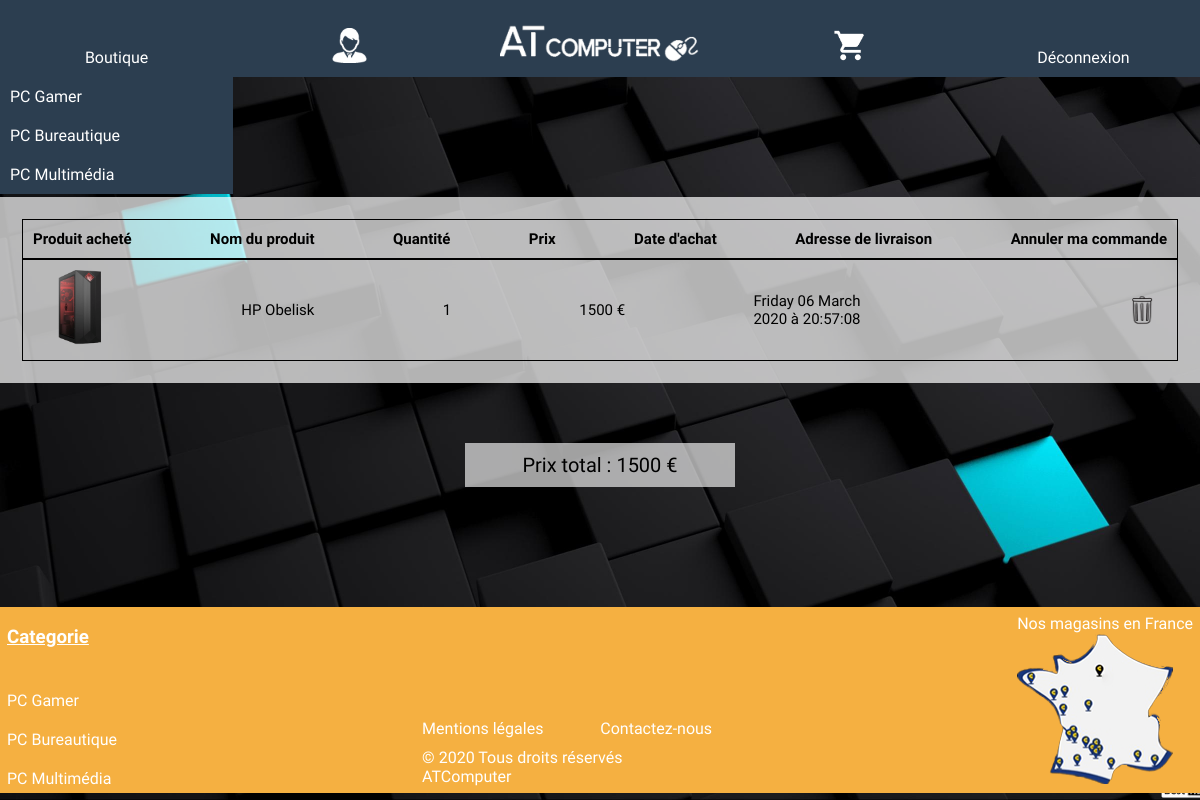
/sources/commande.php (signed in), run on an earlier commit of the app's database.
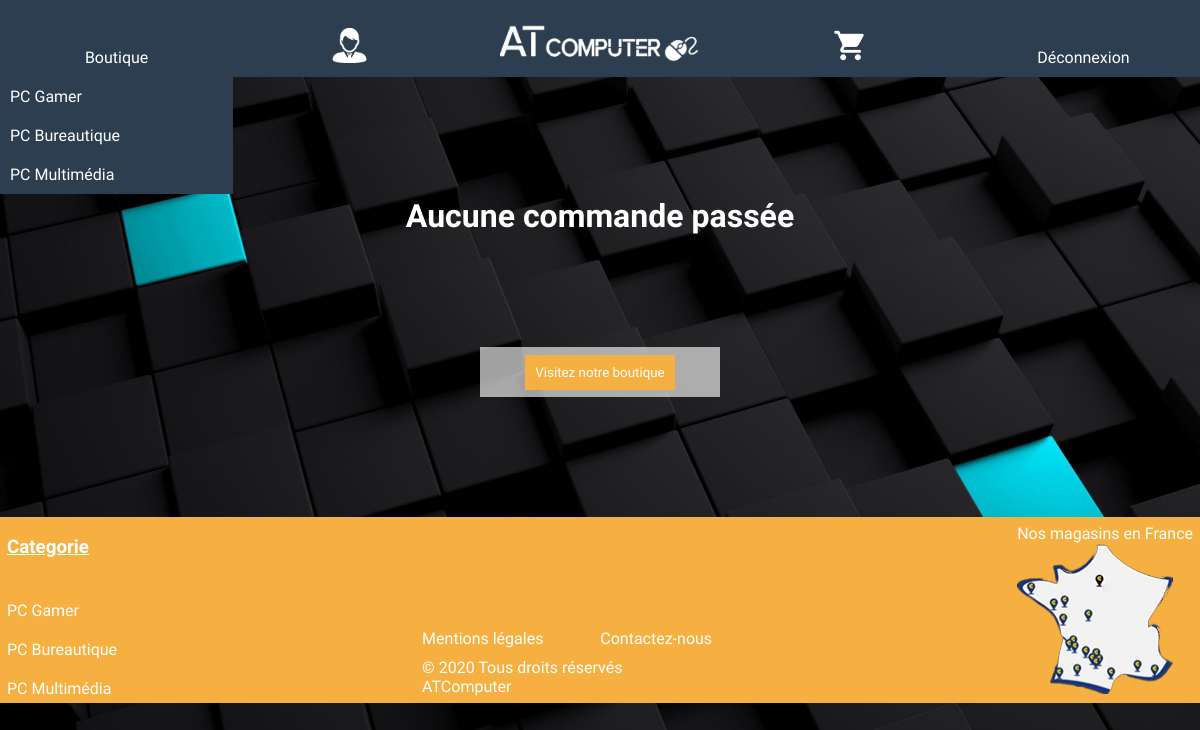
And on a later commit of the database.
### tables this page shows
CREATE TABLE IF NOT EXISTS `commande` (
  `id` int(11) NOT NULL AUTO_INCREMENT,
  `id_utilisateur` int(11) NOT NULL,
  `id_produits` int(11) NOT NULL,
  `quantité` int(11) NOT NULL,
  `prix` int(11) NOT NULL,
  `date` datetime NOT NULL DEFAULT CURRENT_TIMESTAMP,
  `adresse` varchar(255) NOT NULL,
  PRIMARY KEY (`id`)
);

CREATE TABLE IF NOT EXISTS `images` (
  `id` int(11) NOT NULL AUTO_INCREMENT,
  `id_produits` int(11) DEFAULT NULL,
  `chemin` varchar(255) DEFAULT NULL,
  `hauteur` int(11) NOT NULL,
  `largeur` int(11) NOT NULL,
  PRIMARY KEY (`id`)
);

CREATE TABLE IF NOT EXISTS `produits` (
  `id` int(11) NOT NULL AUTO_INCREMENT,
  `nom` varchar(255) NOT NULL,
  `id_categorie` int(11) NOT NULL,
  `id_sous_categorie` int(11) NOT NULL,
  `description` text NOT NULL,
  `prix` float NOT NULL,
  PRIMARY KEY (`id`)
);

CREATE TABLE IF NOT EXISTS `categorie` (
  `id` int(11) NOT NULL AUTO_INCREMENT,
  `nom` varchar(255) NOT NULL,
  `nomurl` varchar(255) NOT NULL,
  PRIMARY KEY (`id`)
);

### sources/functions.php (called while the page is built, shortened)
<?php
class userpdo
{
function connectdb()
	{
		$base = new PDO('mysql:host=localhost;dbname=boutique', 'root', '');
		return $base;
	}
}
class produit
{
	function connectdb()
	{
		try {
			$base = new PDO('mysql:host=localhost;dbname=boutique', 'root', '',
				array(PDO::MYSQL_ATTR_INIT_COMMAND => 'SET NAMES \'UTF8\''));
		} catch (PDOException $e) {
		    echo 'Connexion échouée : ' . $e->getMessage();
		}
		return $base;
	}
	public function categorie()
	{
	$tabcategorie=[];
	$categorie=$this->connectdb()->query("SELECT * FROM `categorie`");
	while($images = $categorie->fetch())
	{
		array_push($tabcategorie, $images);
	}
		return $tabcategorie;
	}
}
class panier
{
	function connectdb()
	{
		try {
			$base = new PDO('mysql:host=localhost;dbname=boutique', 'root', '',
				array(PDO::MYSQL_ATTR_INIT_COMMAND => 'SET NAMES \'UTF8\''));
		} catch (PDOException $e) {
		    echo 'Connexion échouée : ' . $e->getMessage();
		}
		return $base;
	}
	public function select_commande()
	{
		$tabcommande=[];
		$login=$_SESSION['login'];
		$id_user=$this->connectdb()->query("SELECT id FROM utilisateurs where login='$login'");
		$user = $id_user->fetch(PDO::FETCH_ASSOC);
		$utilisateur=$user['id'];
		$macommande=$this->connectdb()->query("SELECT *FROM commande, images, produits WHERE id_utilisateur='$utilisateur' and commande.id_produits=images.id_produits and commande.id_produits=produits.id ORDER BY commande.id ASC");
		while($affichage_commande=$macommande ->fetch())
		{
			array_push($tabcommande, $affichage_commande);
		}
		return $tabcommande;
	}
}
?>

### sources/commande.php (the view, shortened to what this page needs)
<?php include("functions.php");?>
<html>
	<head>
		<link href="boutique.css" rel="stylesheet">
	</head>
<body>
	<?php include("header.php"); ?>
	<?php
	$panier = new panier;
	$ma_commande=$panier ->select_commande();
if(sizeof($ma_commande) == 0)
{
?>
<div class="visite_boutique">
	<h1>Aucune commande passée</h1>
	<div>
		<a href="produits.php"><button>Visitez notre boutique</button></a>
	</div>
</div>
<?php
}
else
{
?>
<div class="infos_commande">
		<table>
				<tr>
					<th>Produit acheté</th>
					<th>Nom du produit</th>
					<th>Quantité</th>
					<th>Prix</th>
					<th>Date d'achat</th>
					<th>Adresse de livraison</th>
					<th>Annuler ma commande</th>
				</tr>
	<?php
	$a=0;
	for($i=0; $i < sizeof($ma_commande); $i++)
	{
	?>
		<tr>
			<td><img width="80px" src="<?php echo $ma_commande[$i][9];?>"></td>
			<td><?php echo $ma_commande[$i][13];?></td>
			<td><?php echo $ma_commande[$i][3];?></td>
			<td><?php echo $ma_commande[$i][4]*$ma_commande[$i][3]. " €";?></td>
			<td><?php echo strftime("%A %d %B", strtotime($ma_commande[$i][5]));
			echo '<br>';
			echo strftime("%G à %H:%M:%S", strtotime($ma_commande[$i][5]));?>
			</td>
			<td>
				<form class="corbeille" method="post" action="">
					<input type="submit" value="" name="supprimer_commande">
				</form>
			</td>
			<?php $a=$a+$ma_commande[$i][4]*$ma_commande[$i][3];?>
		</tr>
	<?php
	}
	?>
	</table>
</div>
<div class="prix_commande">
			<div><?php echo "Prix total : ".$a. " €"; ?></div>
</div>
<?php
}
?>
	<?php include("footer.php");?>
</body>
</html>

### sources/header.php (shortened to what this page needs)
<html lang="fr" dir="ltr">
<head>
  <link rel="stylesheet" href="boutique.css">
</head>
<header>
<nav>
  <ul>
<?php
$produit = new produit;
$produit -> categorie();
$produit -> sous_categorie();
?>
<?php $tab=$produit -> categorie();?>
  <li>
      <a class="menu" href="produits.php">Boutique</a>
      <ul>
              <?php
              for($j=0; $j < sizeof($tab); $j++)
              {
                ?>
                <li>
                  <a class="menu" href="sous-categorie.php?type=<?php echo $tab[$j][2];?>&id=<?php  echo $tab[$j][0];?>"><?php echo $tab[$j][1];?></a>
              <?php
              }
              ?>
            </li>
      </ul>
    </li>
    <?php if(isset($_SESSION['login']))
    {
    ?>
    <li>
      <a href=""><div class="logoprofilhover"></div></a>
   </li>
   <li>
      <a href="index.php"><div class="logohover"></div></a>
   </li>
   <li>
      <a href="panier.php"><div class="logopanierhover"></div></a>
  </li>
  <li>
      <form class="disconnect" method="post" action="" >
        <input name="deco" type="submit" value="Déconnexion">
      </form>
  </li>
<?php
}
?>
</ul>
</nav>
</header>
</html>

### sources/footer.php
<?php
$produit = new produit;
$tab=$produit -> categorie();
?>
<footer>
	<div class="categorie">
		<div>
			<h3>Categorie</h3>
		</div>
		<div class="titre">
			<?php
			for($j=0; $j < sizeof($tab); $j++)
             {
             	?>
             	<a class="menu" href="sous-categorie.php?type=<?php echo $tab[$j][2];?>&id=<?php  echo $tab[$j][0];?>"><?php echo $tab[$j][1];?></a>
           		<?php
             }
			?>
		</div>
	</div>
	<div class="footer">
		<div id="mentions">
			<div>
				<a href="mentions.html">Mentions légales</a>
				<a href="contact.php">Contactez-nous</a>
			</div>
				<p>© 2020 Tous droits réservés ATComputer</p>
		</div>
	</div>
	<div class="img">
		<p>Nos magasins en France</p>
		<a href="https://www.google.fr/maps/place/Joliette,+Marseille/@43.3040531,5.3567312,15z/data=!3m1!4b1!4m5!3m4!1s0x12c9c0ed7442dacd:0x73ed2062a058ae62!8m2!3d43.3035953!4d5.3660975"><div class="map">
		</div></a>
	</div>
</footer>

### sources/boutique.css (style rules this page uses)
* { padding: 0; margin: 0; outline: none; font-family: 'Concert One' ; }
body { background-image: url('../img/fond_site.jpg'); background-size: cover; background-repeat: no-repeat; background-attachment: fixed; }
footer { display:flex; justify-content: space-between; width: 100%; background-color: #F5B041; margin-top: 5%; }
footer,p, h3, .categorie a, a { color:white; text-decoration: none; transition: 0.2s; }
footer .footer { display:flex; flex-direction: column; flex:2; justify-content: flex-end; align-items: center }
footer #mentions { display:flex; flex-direction: column; justify-content: space-between; width: 290px; padding: 7px; }
footer #mentions div { display:flex; width: 290px; justify-content: space-between; margin-bottom: 10px; }
footer .categorie { display:flex; flex-direction: column; justify-content: center }
footer .categorie h3 { text-decoration: underline; padding:7px; }
footer .categorie .titre { display:flex; flex-direction: column; justify-content: space-between; height: 50%; margin-top: 15%; padding:7px; }
footer .img { padding: 7px; }
footer .map { background-image:url(../img/map.png); background-repeat: no-repeat; height: 80%; transition: 0.8s; padding: 7px; }
input[type="submit"] { cursor:pointer; }
nav a { color: white; margin: 0; padding:13px; text-decoration: none; list-style-type:none; display: flex; flex-direction:row; justify-content: space-around; text-align: center; }
nav { width: 100%; text-align: center; padding:0; margin:0; }
ul { margin: 0; padding: 0; list-style: none; }
li { margin: 0; background-color: #2C3E50 ; }
.menu , .lien { display: block; padding: 10px 0; color: white; text-decoration: none; white-space: nowrap; text-overflow: ellipsis; position:relative; z-index:2; transition: 0.2s; }
nav > ul { display: table; width: 100%; }
nav > ul > li { display: table-cell; width: 16%; }
nav > ul li { position: relative; }
nav li ul { display: none; position: absolute; }
nav > ul > li > ul { top: 100%; left: 0; right: 0; }
nav > ul > li > ul .menu { text-align: left; padding: 10px; }
li a { transition: 0.2s; }
.logohover { height: 50px; background-image:url(../img/logo.png); background-size: 200px; width: 200px; transition: 0.2s; }
.logoprofilhover { height: 35px; background-image:url(../img/logo_profil.png); background-size: 35px; width: 35px; transition: 0.2s; }
.logopanierhover { height: 35px; background-image:url(../img/logo_panier.png); background-size: 35px; width: 35px; transition: 0.2s; }
.disconnect input[type="submit"] { border: none; background-color: transparent; color: white; font-size: 16px; transition: 0.2s; }
.visite_boutique { display:flex; justify-content: space-between; width: 100%; margin-top: 10%; margin-bottom: 10%; height: 200px; flex-direction: column; align-items: center; }
.visite_boutique h1 { color:white; }
.visite_boutique div { display: flex; justify-content: center; align-items: center; width: 20%; background-color: rgba(255, 255, 255, 0.63); height: 25%; }
.visite_boutique div button { padding: 10px; background-color: #F5B041; color: white; transition: 0.5s; border:none; cursor: pointer; }
.infos_panier, .infos_commande { display:flex; justify-content: center; width:100%; margin-top: 10%; margin-bottom: 5%; }
.infos_panier table, .infos_commande table { background-color: rgba(255, 255, 255, 0.7); width: 70%; padding: 20px; font-size: 13px; }
@media (max-width: 1200px) { .infos_panier table, .infos_commande table { background-color: rgba(255, 255, 255, 0.7); width: 100%; font-size: 15px; } }
.infos_panier table tr, .infos_commande table tr { display: flex; justify-content: space-between; align-items: center; padding: 10px; border: 1px solid; }
.prix_total, .prix_commande { width:100%; display: flex; justify-content: center; margin-bottom: 10%; }
.prix_commande div { width: 250px; background-color: rgba(255, 255, 255, 0.63); text-align: center; font-size: 20px; padding: 10px; display:flex; flex-direction: column; align-items: center; justify-content: space-between; }
.corbeille input[type="submit"] { width: 50px; height: 50px; background-image: url("../img/corbeille.png"); background-size: cover; background-color: transparent; border:none; transition: 0.5s; }

What changed in the data, as far as the page shows it:
removed commande: images.chemin (picture), id_produits.nom "HP Obelisk", quantité "1", $ma_commande[$i][4]*$ma_commande[$i][3] "1500", date "Friday 06 March", date "2020 à 20:57:08"
now on one of the page's lists (row unchanged): categorie: nom "PC Gamer"
now on one of the page's lists (row unchanged): categorie: nom "PC Bureautique"
now on one of the page's lists (row unchanged): categorie: nom "PC Multimédia"
Also different on the page:
$a: "1500" → (not shown)
text no longer shown: "Produit acheté Nom du produit Quantité Prix Date d'achat Adresse de livraison Annuler ma commande Prix total : €"
text now shown: "Aucune commande passée Visitez notre boutique"
